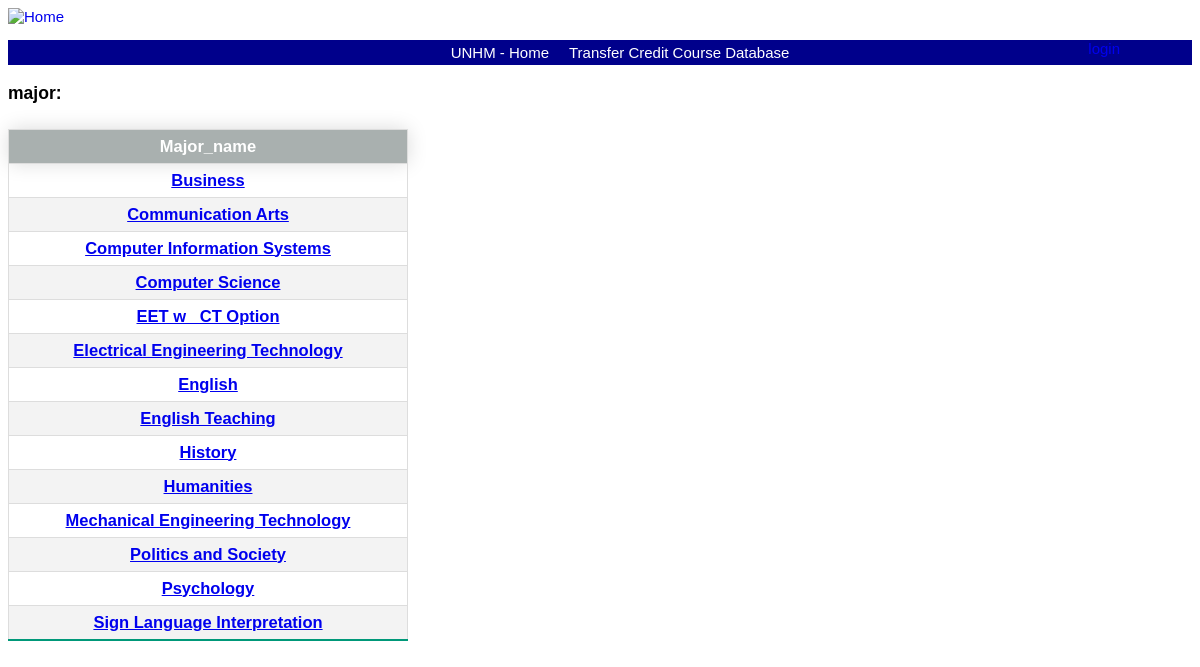
The app's page /transfer/major/ with its own data.
### transfer/models/model_major.py (models this page shows)
class Major(models.Model):
    major_id = models.AutoField(primary_key=True)
    major_name = models.CharField(max_length=200, blank=True, null=True)

### transfer/views/major_views.py (the view)
# urls.py: path('major/', MajorListView.as_view(), name='major_home'),
class MajorListView(ListView):
    model = Major
    template_name = 'major_html/major_home.html'

### templates/major_html/major_home.html
{% extends "base.html" %}
{% load static %}
{% block content %}
<h3>major:</h3>
<table class="content-table">
<thead>
    <tr>
    <th>Major_name</th>
    </tr>
</thead>
<tbody>
  {% for major in object_list %}
  <tr>
  <th><a href="{% url 'major_detail' major.pk %}">{{ major.major_name}}</a></th>
  </tr>
  {% endfor %}
</tbody>
</table>
{% endblock %}

### static/css/base.css (style rules this page uses)
body { font-family: 'Source Sans Pro', sans-serif; font-size:15px; }
.content-table { font-size: 1.1em; border-collapse: collapse; margin: 25px 0; min-width: 400px; }
.content-table thead tr { background-color: #A9B0AF; color: #ffffff; font-weight: bold; text-align: center; border-bottom: 1px solid #dddddd; border-radius: 5px 5px 0 0; overflow: hidden; box-shadow: 0 0 20px rgba(0,0,0,0.15); }
.content-table th,.content-table tb { padding: 7px 15px; }
.content-table tbody tr,th { border: 1px solid #dddddd; border-collapse: }
.content-table tbody tr:nth-of-type(even) { background-color: #f3f3f3; }
.content-table tbody tr:last-of-type { border-bottom: 2px solid #009879; }

### records on screen
Major: major_name "Business"
Major: major_name "Communication Arts"
Major: major_name "Computer Information Systems"
Major: major_name "Computer Science"
Major: major_name "EET w_ CT Option"
Major: major_name "Electrical Engineering Technology"
Major: major_name "English"
Major: major_name "English Teaching"
Major: major_name "History"
Major: major_name "Humanities"
Major: major_name "Mechanical Engineering Technology"
Major: major_name "Politics and Society"
Major: major_name "Psychology"
Major: major_name "Sign Language Interpretation"
